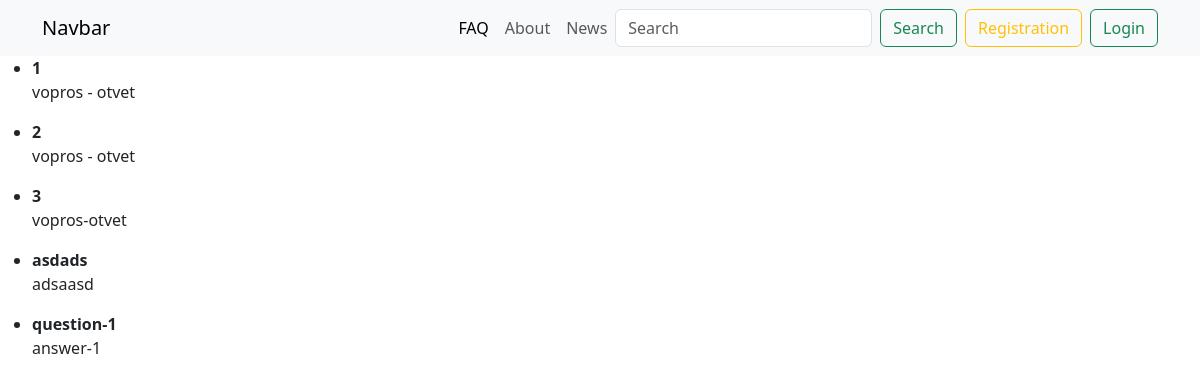
Screenshot of /users/faq/ with the database file from the repository.
### apps/main/models.py (models this page shows, shortened)
class BaseModel(models.Model):
    created_at = models.DateTimeField(
        verbose_name="Data cozdaniya", auto_now_add="True")  # 2026-04-09 15:10
    updated_at = models.DateField(
        verbose_name="Data izmeneniya", auto_now_add="True")
    class Meta:
        abstract = True  # makes it so that this model is not added to the database / abstract model

class FAQ(BaseModel):
    question=models.CharField(max_length=100, verbose_name="vopros")
    answer=models.TextField(verbose_name="otvet")
    class Meta:
        verbose_name = "vopros-otvet"
        verbose_name_plural = "vopros'-otveti"

### apps/users/views.py (the view)
# urls.py: path("faq/", views.show_faq_page, name="faq-page"),
def show_faq_page(request):
    faqs = FAQ.objects.all()
    context = {
        "faqs": faqs
    }
    return render(request, "users/faq.html", context)

### apps/users/templates/users/faq.html (shortened to what this page needs)
{% extends "base.html" %}
{% block content %}
<ul>
    {% for faq in faqs %}
        <li>
            <b>{{ faq.question }}</b>
            <p>{{ faq.answer }}</p>
        </li>
    {% empty %}
        <li>FAQ no</li>
    {% endfor %}
</ul>
{% endblock %}

### rows the page displays
FAQ: question "1", answer "vopros - otvet"
FAQ: question "2", answer "vopros - otvet"
FAQ: question "3", answer "vopros-otvet"
FAQ: question "asdads", answer "adsaasd"
FAQ: question "question-1", answer "answer-1"
